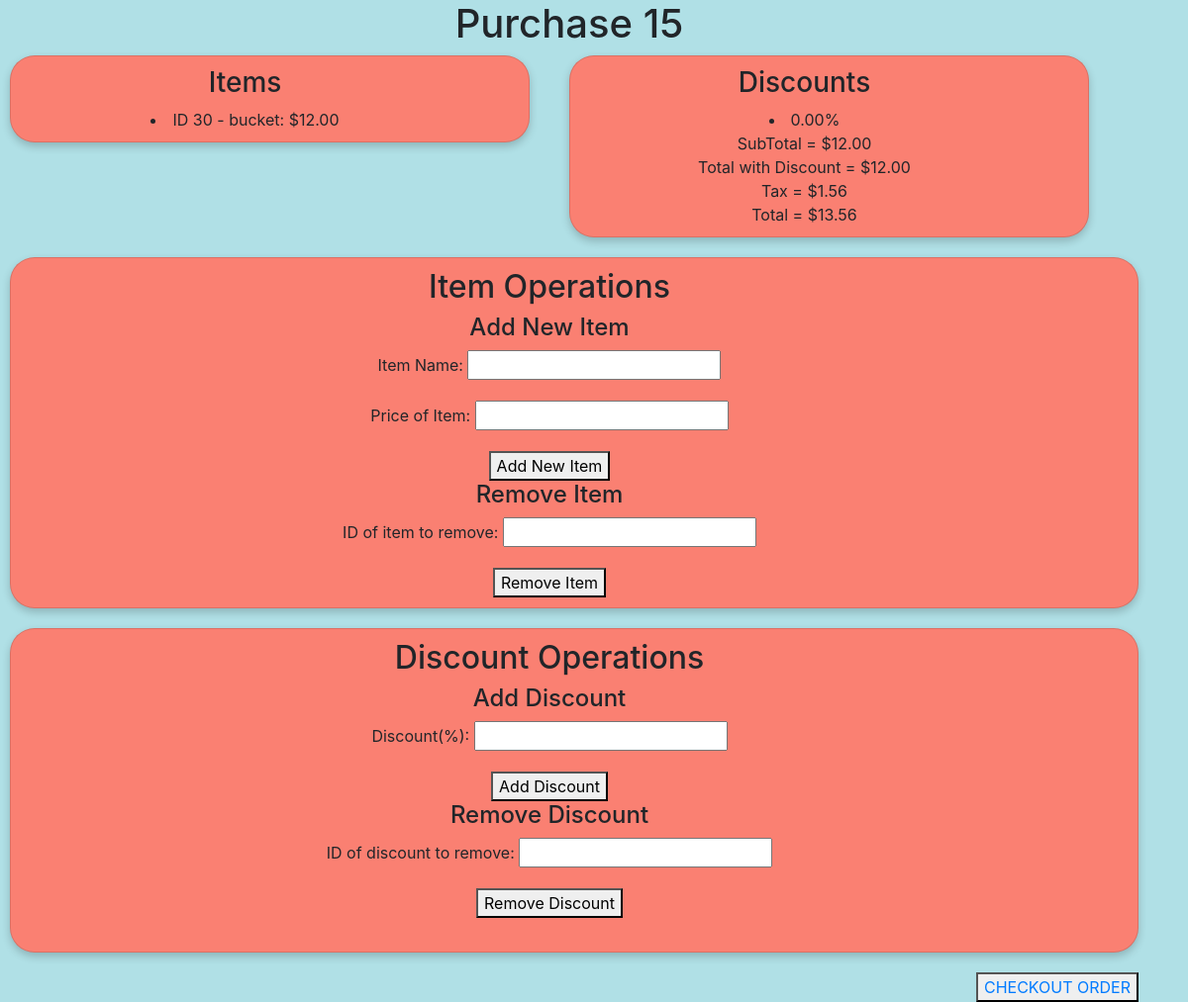
/15, run on the app's committed database.
### checkout/models.py (models this page shows, shortened)
class recipt(models.Model):
    items = models.ManyToManyField(item)
    discount = models.ManyToManyField(discount)
    text = models.CharField(max_length=300)
    @property
    def subtotal(self):
        return round(sum([x.price for x in self.items.all()]), 2)
    @property
    def discount_total(self):
        x = (sum([x.discount for x in self.discount.all()])/100)
        if(x == 0):
            return self.subtotal
        else:
            return round(self.subtotal * (1 - x), 2)

class item(models.Model):
    name = models.CharField(max_length=200)
    price = models.DecimalField(max_digits=10,decimal_places=2)

### checkout/views.py (the view, shortened to what this page needs)
# urls.py: path('<int:id>', views.index, name='index'),
def index(response, id):
    ls = recipt.objects.get(id=id)
    newItemform = AddItem()
    newDiscform = AddDiscount()
    delItemForm = RemoveItem()
    delDiscForm = RemoveDiscount()
    tax = round(float(ls.discount_total) * 0.13, 2)
    total = round(float(ls.discount_total) + tax, 2)
    return render(response, "checkout/display.html", {"ls":ls, "subtotal":ls.subtotal,
     "disctotal":ls.discount_total, "tax":tax, "total":total, "form1":newItemform,
     "form2": newDiscform, "form3":delItemForm, "form4":delDiscForm})

### checkout/forms.py
class AddItem(forms.Form):
    name = forms.CharField(label="Item Name", max_length=200)
    price = forms.DecimalField(label="Price of Item", max_digits=10, decimal_places=2, min_value=0)

class AddDiscount(forms.Form):
    discount = forms.DecimalField(label="Discount(%)", max_digits=5, decimal_places=2, min_value=0)

### checkout/templates/checkout/display.html (shortened to what this page needs)
{% extends "checkout/base.html" %}
{% block content %}
    <link rel="stylesheet" href="https://cdn.jsdelivr.net/npm/bootstrap@4.3.1/dist/css/bootstrap.min.css">
    {%load static%}
    <link rel = "stylesheet" href="{% static 'styleDisplay.css'%}">
    <h1>{{ls.text}}</h1>
    <div class="row">
        <div class="col">
            <div class="card">
                <h3>Items</h3>
                    {% for item in ls.items.all %}
                        <li>ID {{item.id}} - {{item.name}}: ${{item.price}}</li>
                    {% endfor %}
            </div>
        </div>
        <div class="col">
            <div class="card">
                <h3>Discounts</h3>
                    {% for discount in ls.discount.all %}
                        <li>ID {{discount.id}} - {{discount.discount}}%</li>
                    {% empty %}
                        <li>0.00%</li>
                    {% endfor %}
                SubTotal = ${{subtotal}}
                Total with Discount = ${{disctotal}}
                Tax = ${{tax}}
                Total = ${{total}}
            </div>
        </div>
    </div>
    <div class="card">
        <h2>Item Operations</h2>
        <h4>Add New Item</h4>
        <form method="POST">
            {{form1.as_p}}
            <button type="submit", name="saveItem", value="saveItem">Add New Item</button>
        </form>
        <h4>Remove Item</h4>
        <form method="POST">
            {{form3.as_p}}
            <button type="submit", name="delitem", value="delitem">Remove Item</button>
        </form>
    </div>
    <div class="card">
        <h2>Discount Operations</h2>
        <h4>Add Discount</h4>
        <form method="POST">
            {{form2.as_p}}
            <button type="submit", name="saveDiscount", value="saveDiscount">Add Discount</button>
        </form>
        <h4>Remove Discount</h4>
        <form method="POST">
            {{form4.as_p}}
            <button type="submit", name="deldisc", value="deldisc">Remove Discount</button>
        </form>
        </div>
    <button><a href="/create">CHECKOUT ORDER</a></button>
{% endblock %}

### checkout/static/styleDisplay.css (style rules this page uses)
h1 { text-align: center; }
body { background-color: powderblue; }
.card { text-align: center; background-color: salmon; box-shadow: 0 4px 8px 0 rgba(0,0,0,0.2); border-radius: 25px; transition: 0.3s; padding-top: 10px; padding-bottom: 10px; margin-left: 10px; margin-bottom: 20px; }
div { text-align: right; padding-right: 50px; }

### data on the page
recipt: text "Purchase 15"
item: id "30", name "bucket", price "12.00"

### other printed values
{{ subtotal }} "12.00"
{{ disctotal }} "12.00"
{{ tax }} "1.56"
{{ total }} "13.56"
